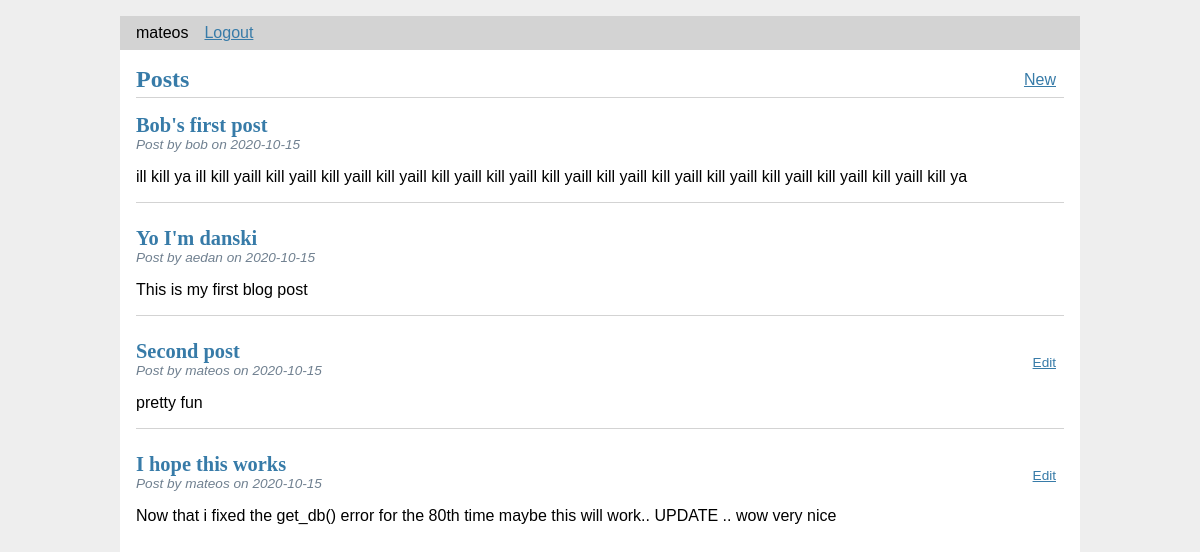
The app's page / (signed in) with its own data.
### tables this page shows
CREATE TABLE user(
    id INTEGER PRIMARY KEY AUTOINCREMENT,
    username TEXT UNIQUE NOT NULL,
    password TEXT NOT NULL
);

CREATE TABLE post(
    id INTEGER PRIMARY KEY AUTOINCREMENT,
    author_id INTEGER NOT NULL,
    created TIMESTAMP NOT NULL DEFAULT CURRENT_TIMESTAMP,
    title TEXT NOT NULL,
    body TEXT NOT NULL,
    FOREIGN KEY (author_id) REFERENCES user (id)
);

### flaskr/blog.py (the view)
@bp.route("/")
def index():
    db = get_db()
    posts = db.execute(
        "SELECT p.id, title, body, created, author_id, username"
        " FROM post p JOIN user u ON p.author_id = u.id"
        " ORDER BY created DESC"
    ).fetchall()
    return render_template("blog/index.html", posts=posts)

### flaskr/auth.py (called while the page is built)
@bp.before_app_request
def load_logged_in_user():
    user_id = session.get("user_id")
    if user_id is None:
        g.user = None
    else:
        g.user = (
            get_db().execute("SELECT * FROM user WHERE id = ?", (user_id,)).fetchone()
        )

### flaskr/db.py (called while the page is built)
def get_db():
    if "db" not in g:
        g.db = sqlite3.connect(
            current_app.config["DATABASE"], detect_types=sqlite3.PARSE_DECLTYPES
        )
        g.db.row_factory = sqlite3.Row
    return g.db

### flaskr/templates/blog/index.html
{% extends 'base.html' %}
{% block header %}
<h1>{% block title %}Posts{% endblock %}</h1>
{% if g.user %}
<a href="{{ url_for('blog.create') }}" class="action">New</a>
{% endif %}
{% endblock %}
{% block content %}
{% for post in posts %}
<article class="post">
    <header>
        <div>
            <h1>{{ post['title'] }}</h1>
            <div class="about">Post by {{ post['username'] }} on {{ post['created'].strftime('%Y-%m-%d') }}</div>
        </div>
        {% if g.user['id'] == post['author_id'] %}
        <a href="{{ url_for('blog.update', id = post['id']) }}" class="action">Edit</a>
        {% endif %}
    </header>
    <p class="body">{{ post['body'] }}</p>
</article>
{% if not loop.last %}
<hr>
{% endif %}
{% endfor %}
{% endblock %}

### flaskr/templates/base.html (shortened to what this page needs)
<!DOCTYPE html>
<link rel="stylesheet" href={{ url_for('static', filename='style.css') }}>
<nav>
    <ul>
        {% if g.user %}
        <li><span>{{ g.user["username"] }}</span></li>
        <li><a href="{{ url_for('auth.logout') }}">Logout</a></li>
        {% else %}
        <li><a href="{{ url_for('auth.register') }}">Register</a></li>
        <li><a href="{{ url_for('auth.login') }}">Log In</a></li>
        {% endif %}
    </ul>
</nav>
<section class="content">
    <header>{% block header %}{% endblock %}</header>
    {% block content %}{% endblock %}
</section>

### flaskr/static/style.css (style rules this page uses)
h1 { font-family: serif; color: #377ba8; margin: 1rem 0; }
a { color: #377ba8; }
hr { border: none; border-top: 1px solid lightgray; }
nav { background: lightgray; display: flex; align-items: center; padding: 0 0.5rem; }
nav ul { display: flex; list-style: none; margin: 0; padding: 0; }
nav ul li a, nav ul li span, header .action { display: block; padding: 0.5rem; }
.content { padding: 0 1rem 1rem; }
.content > header { border-bottom: 1px solid lightgray; display: flex; align-items: flex-end; }
.content > header h1 { flex: auto; margin: 1rem 0 0.25rem 0; }
.post > header { display: flex; align-items: flex-end; font-size: 0.85em; }
.post > header > div:first-of-type { flex: auto; }
.post > header h1 { font-size: 1.5em; margin-bottom: 0; }
.post .about { color: slategray; font-style: italic; }
.post .body { white-space: pre-line; }
.content:last-child { margin-bottom: 0; }

### records on screen
user: user.username "mateos"
post: title "Bob's first post", username "bob", created "2020-10-15", body "ill kill ya ill kill yaill kill yaill kill yaill kill yaill kill yaill kill yaill kill yaill kill yaill kill yaill kill yaill kill yaill kill yaill kill yaill kill ya"
post: title "Yo I'm danski", username "aedan", created "2020-10-15", body "This is my first blog post"
post: title "Second post", username "mateos", created "2020-10-15", body "pretty fun"
post: title "I hope this works", username "mateos", created "2020-10-15", body "Now that i fixed the get_db() error for the 80th time maybe this will work.. UPDATE .. wow very nice"
